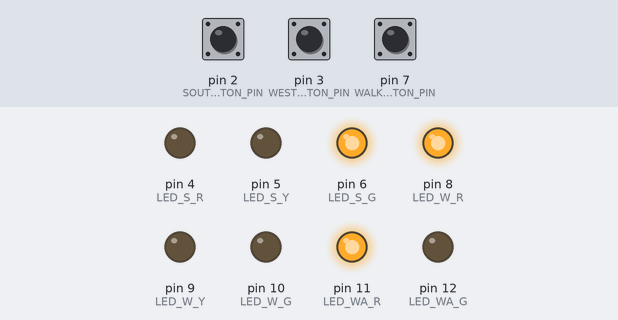
Recording of a sketch running on a simulated Arduino Uno, built with avr-gcc and run on an emulated ATmega328P. Parts: output pins drawn as LEDs (lit = HIGH). The inputs (shaded band) are chosen by the test bench; at power-on: pin 2 (SOUTH_BUTTON_PIN) LOW, pin 3 (WEST_BUTTON_PIN) LOW, pin 7 (WALK_BUTTON_PIN) LOW.

Above: at 6.8 s.
6.9 s: pin 2 (SOUTH_BUTTON_PIN) pulled HIGH for 2.6 s
At 8.7 s:
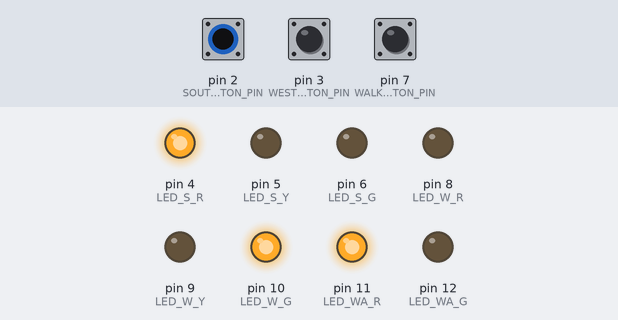
11.0 s: pin 3 (WEST_BUTTON_PIN) pulled HIGH for 2.6 s
At 12.45 s:
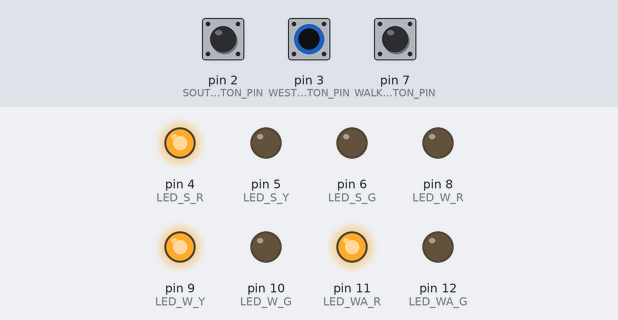
15.1 s: pin 7 (WALK_BUTTON_PIN) pulled HIGH for 2.6 s
At 17.7 s:
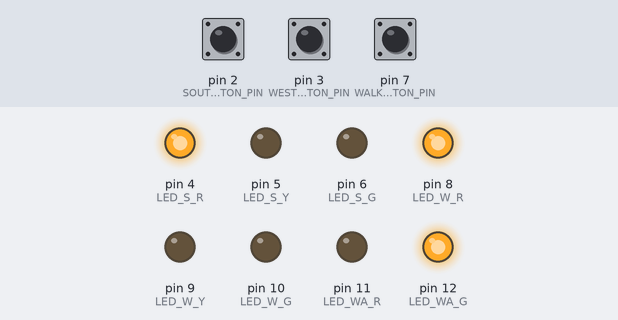
19.2 s: pin 2 (SOUTH_BUTTON_PIN) pulled HIGH for 2.6 s
At 19.45 s:
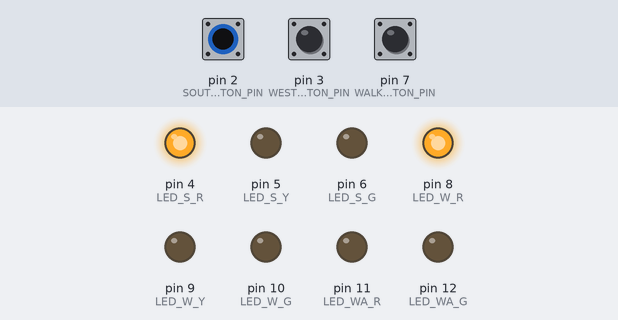
Timing chart, 0 to 22.2 s (numbered marks = the images above; inputs shaded):
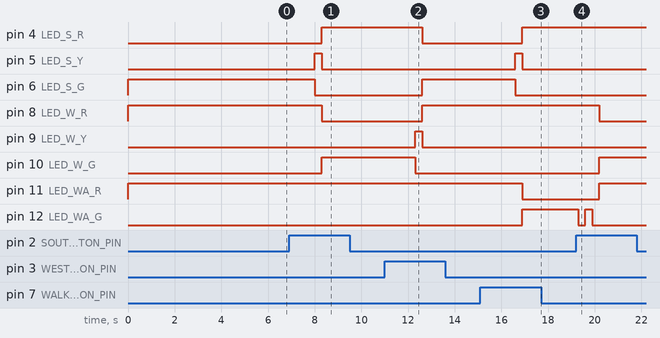

The sketch:

FSM.ino
```cpp
#define LED_S_R 4
#define LED_S_Y 5
#define LED_S_G 6
#define SOUTH_BUTTON_PIN 2

#define LED_W_R 8
#define LED_W_Y 9
#define LED_W_G 10
#define WEST_BUTTON_PIN 3

#define LED_WA_R 11
#define LED_WA_G 12
#define WALK_BUTTON_PIN 7

#define goW 0
#define waitW 1
#define goS 2
#define waitS 3
#define walk 4
#define walkclose 5
#define walkopen 6
#define walkclose2 7

struct State {
  unsigned long ST_Out;
  unsigned long Time;
  unsigned long Next[8];};
  typedef const struct State SType;

SType FSM[8]={
  {B10000101,2000,{goW, goW, waitW, waitW, waitW, waitW, waitW, waitW}},
  {B01000101,300,{goS,  goS, goS, goS, walk, walk,  walk,  walk}},
  {B00110001,2000,{goS, waitS, goS, waitS, waitS, waitS, waitS, waitS}},
  {B00101001,300,{goW,  goW, goW, goW, walk,  walk,  walk,  goW}},
  {B00100110,300,{walk, walkclose, walkclose, walkclose, walk,  walkclose, walkclose, walkclose}},
  {B00100100,300,{walkopen, walkopen,  walkopen,  walkopen,  walkopen,  walkopen,  walkopen,  walkopen}},
  {B00100110,300,{walkclose2,  walkclose2,  walkclose2,  walkclose2,  walkclose2,  walkclose2,  walkclose2,  walkclose2}},
  {B00100100,300,{goS,  goW, goS, goS, goS, goW, goS, goS}}
  };

  unsigned long S=0;
  void setup() {
  pinMode(LED_W_R, OUTPUT);
  pinMode(LED_W_Y, OUTPUT);
  pinMode(LED_W_G, OUTPUT);
  pinMode(WEST_BUTTON_PIN, INPUT);

  pinMode(LED_S_R, OUTPUT);
  pinMode(LED_S_Y, OUTPUT);
  pinMode(LED_S_G, OUTPUT);
  pinMode(SOUTH_BUTTON_PIN, INPUT);

  pinMode(LED_WA_R, OUTPUT);
  pinMode(LED_WA_G, OUTPUT);
  pinMode(WALK_BUTTON_PIN, INPUT);
}

int input,input1, input2, input3;

void loop() {
  digitalWrite(LED_WA_G, FSM[S].ST_Out & B00000010);
  digitalWrite(LED_WA_R, FSM[S].ST_Out & B00000001);

  digitalWrite(LED_S_R, FSM[S].ST_Out & B00100000);
  digitalWrite(LED_S_Y, FSM[S].ST_Out & B01000000);
  digitalWrite(LED_S_G, FSM[S].ST_Out & B10000000);

  digitalWrite(LED_W_R, FSM[S].ST_Out & B00000100);
  digitalWrite(LED_W_Y, FSM[S].ST_Out & B00001000);
  digitalWrite(LED_W_G, FSM[S].ST_Out & B00010000);

  delay(FSM[S].Time);
  input1 = digitalRead(WEST_BUTTON_PIN);
  input2 = digitalRead(SOUTH_BUTTON_PIN);
  input3 = digitalRead(WALK_BUTTON_PIN);
  input = input3*4 + input2*2 + input1;
  S = FSM[S].Next[input];
}
```

Measured:
- after the input at 6.9 s, pin 4 (LED_S_R), pin 10 (LED_W_G): LOW → HIGH after 1.4 s; pin 5 (LED_S_Y): LOW → HIGH after 1.1 s, → LOW 0.30 s later; pin 6 (LED_S_G): HIGH → LOW after 1.1 s; pin 8 (LED_W_R): HIGH → LOW after 1.4 s
- after the input at 11.0 s, pin 4 (LED_S_R): HIGH → LOW after 1.6 s; pin 6 (LED_S_G), pin 8 (LED_W_R): LOW → HIGH after 1.6 s; pin 9 (LED_W_Y): LOW → HIGH after 1.3 s, → LOW 0.30 s later; pin 10 (LED_W_G): HIGH → LOW after 1.3 s
- after the input at 15.1 s, pin 4 (LED_S_R), pin 12 (LED_WA_G): LOW → HIGH after 1.8 s; pin 5 (LED_S_Y): LOW → HIGH after 1.5 s, → LOW 0.30 s later; pin 6 (LED_S_G): HIGH → LOW after 1.5 s; pin 11 (LED_WA_R): HIGH → LOW after 1.8 s
- after the input at 19.2 s, pin 8 (LED_W_R): HIGH → LOW after 1.0 s; pin 10 (LED_W_G), pin 11 (LED_WA_R): LOW → HIGH after 1.0 s; pin 12 (LED_WA_G): HIGH → LOW after 0.10 s, → HIGH 0.30 s later, → LOW 0.30 s later
